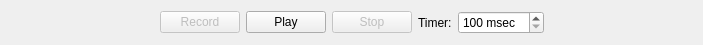
<?xml version="1.0" encoding="UTF-8"?>
<ui version="4.0">
 <class>AnimationWidget</class>
 <widget class="QWidget" name="AnimationWidget">
  <property name="geometry">
   <rect>
    <x>0</x>
    <y>0</y>
    <width>703</width>
    <height>45</height>
   </rect>
  </property>
  <property name="windowTitle">
   <string>Form</string>
  </property>
  <layout class="QHBoxLayout" name="horizontalLayout">
   <item>
    <spacer name="horizontalSpacer">
     <property name="orientation">
      <enum>Qt::Horizontal</enum>
     </property>
     <property name="sizeHint" stdset="0">
      <size>
       <width>40</width>
       <height>20</height>
      </size>
     </property>
    </spacer>
   </item>
   <item>
    <widget class="QPushButton" name="pushButton_record">
     <property name="enabled">
      <bool>false</bool>
     </property>
     <property name="text">
      <string>Record</string>
     </property>
    </widget>
   </item>
   <item>
    <widget class="QPushButton" name="pushButton_play_pause">
     <property name="text">
      <string>Play</string>
     </property>
    </widget>
   </item>
   <item>
    <widget class="QPushButton" name="pushButton_stop">
     <property name="enabled">
      <bool>false</bool>
     </property>
     <property name="text">
      <string>Stop</string>
     </property>
    </widget>
   </item>
   <item>
    <widget class="QLabel" name="label">
     <property name="text">
      <string>Timer:</string>
     </property>
    </widget>
   </item>
   <item>
    <widget class="QSpinBox" name="spinBox_timer">
     <property name="suffix">
      <string> msec</string>
     </property>
     <property name="minimum">
      <number>100</number>
     </property>
     <property name="maximum">
      <number>5000</number>
     </property>
     <property name="singleStep">
      <number>100</number>
     </property>
    </widget>
   </item>
   <item>
    <spacer name="horizontalSpacer_2">
     <property name="orientation">
      <enum>Qt::Horizontal</enum>
     </property>
     <property name="sizeHint" stdset="0">
      <size>
       <width>40</width>
       <height>20</height>
      </size>
     </property>
    </spacer>
   </item>
  </layout>
 </widget>
 <resources/>
 <connections/>
</ui>
